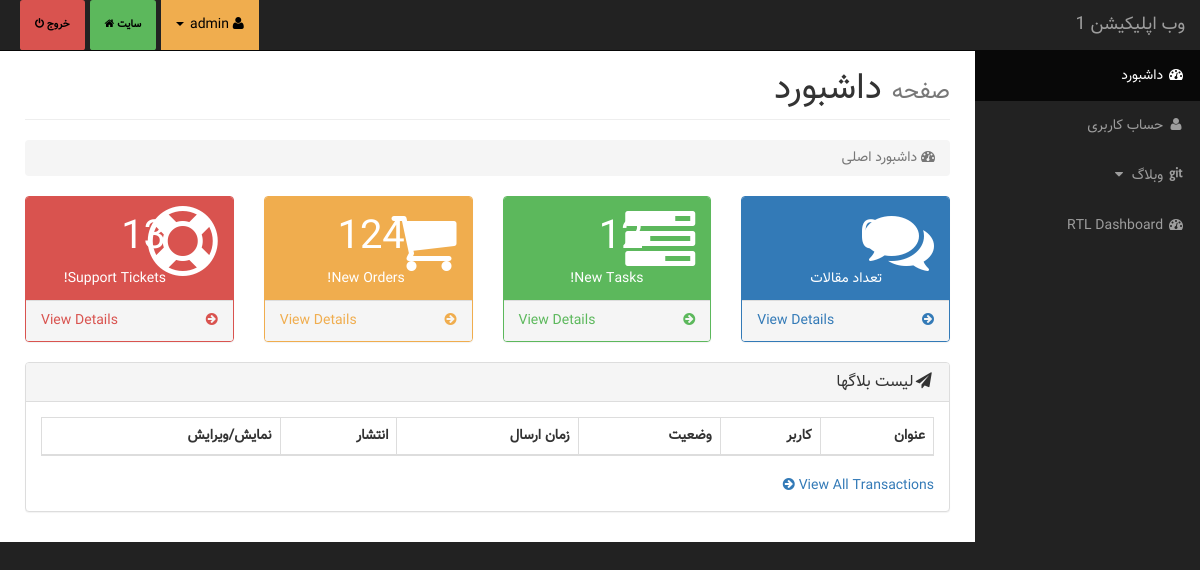
The page /accounts/ (signed in) on the database as committed earlier.
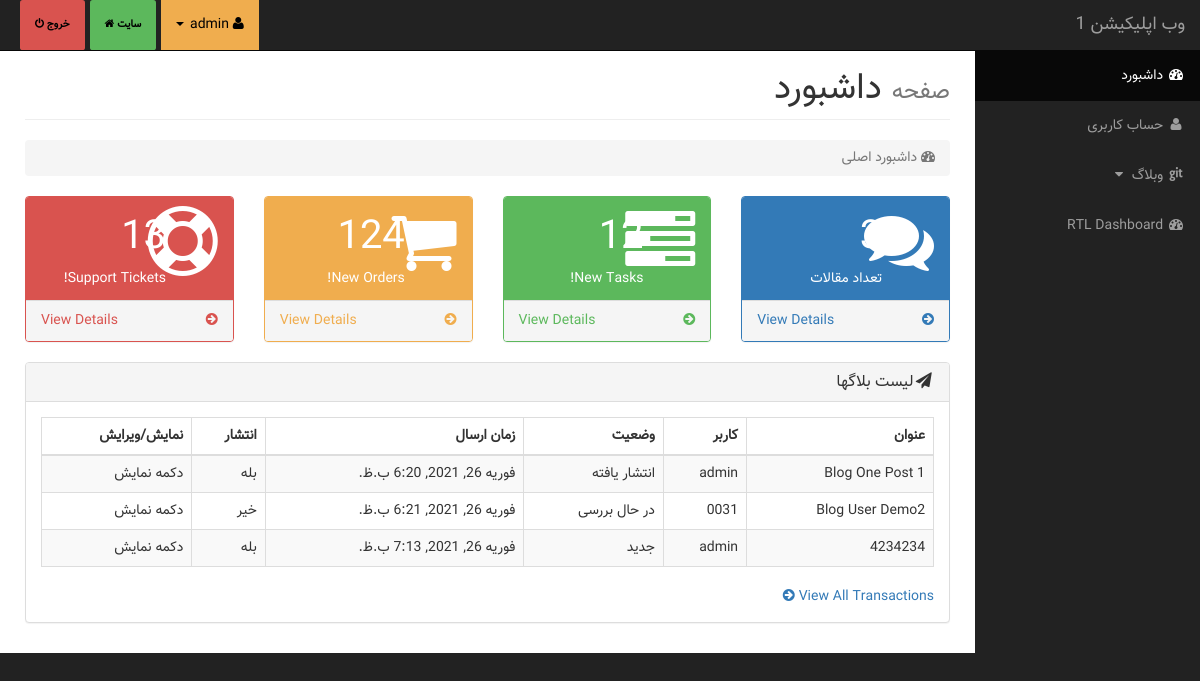
The same page on the database as committed later.
### blog/models.py (models this page shows, shortened)
class Blog(models.Model):
    STATUS_CHOICES = (
        ('n', 'جدید'),		     # new
        ('i', "در حال بررسی"),	 # investigation
        ('p', "انتشار یافته"),	 # publish
        ('b', "بایگانی"),        # Close
    )
    author = models.ForeignKey(User, on_delete=models.CASCADE)
    title = models.CharField(max_length = 150)
    slug = models.SlugField(max_length = 50)
    status = models.CharField(max_length=5, choices=STATUS_CHOICES)
    body = models.TextField()
    image = models.ImageField(upload_to='blog/%Y/%m/', blank=True)
    public = models.BooleanField(default=False)
    publish = models.DateTimeField(default=timezone.now)
    created = models.DateTimeField(auto_now_add=True)
    updated = models.DateTimeField(auto_now=True)
    class Meta:
        verbose_name = "وبلاگ"
        verbose_name_plural = "وبلاگ ها"

### accounts/models.py (models this page shows)
class User(AbstractUser):
    email = models.EmailField(unique=True, verbose_name='ایمیل')
    phone = models.CharField(max_length = 16, verbose_name='موبایل', blank=True)
    codeMelli = models.CharField(max_length = 10, unique=True, verbose_name='کد ملی', blank=True, null=True)
    reffrall = models.CharField(max_length = 10, unique=True, default=get_random_string(10).lower(), editable=False, verbose_name='کد بازاریابی')
    is_author = models.BooleanField(default=False, verbose_name="کاربر تایید شده")

### accounts/views.py (the view)
# urls.py: path('', index.as_view(), name="indexAcc"),
class index(LoginRequiredMixin, ListView):
    queryset = Blog.objects.all()
    template_name = "registration/index.html"

### templates/registration/index.html (shortened to what the changed rows need)
{% extends './base.html' %}
{% block content %}
        <div id="page-wrapper">
            <div class="container-fluid">
                <div class="row">
                    <div class="col-lg-12">
                        <h1 class="page-header">
                           <small>صفحه</small> داشبورد
                        </h1>
                    </div>
                </div>
                <div class="row">
                    <div class="col-lg-3 col-md-6">
                        <div class="panel panel-primary">
                            <div class="panel-heading">
                                <div class="row">
                                    <div class="col-xs-9 text-right">
                                        <div class="huge">{{ object_list.count }}</div>
                                        <div>تعداد مقالات</div>
                                    </div>
                                </div>
                            </div>
                        </div>
                    </div>
                </div>
                    <div class="col-12">
                        <div class="panel panel-default">
                            <div class="panel-body">
                                <div class="table-responsive">
                                    <table class="table table-bordered table-hover table-striped">
                                        <thead>
                                            <tr>
                                                <th>عنوان</th>
                            {% if user.is_superuser %}<th>کاربر</th>{% endif %}
                                                <th>وضعیت</th>
                                                <th>زمان ارسال</th>
                                                <th>انتشار</th>
                                                <th>نمایش/ویرایش</th>
                                            </tr>
                                        </thead>
                                        <tbody>
                                        {% for blog in object_list %}
                                            <tr>
                                                <td>{{ blog.title }}</td>
                            {% if user.is_superuser %}<td>{{ blog.author }}</td>{% endif %}
                                                <td>{% if blog.status == 'n' %}جدید
                                                    {% elif blog.status == 'i' %}در حال بررسی
                                                    {% elif blog.status == 'p' %}انتشار یافته
                                                    {% elif blog.status == 'b' %}بایگانی
                                                    {% endif %}
                                                </td>
                                                <td>{{ blog.publish }}</td>
                                                <td>{% if blog.public == 1 %}بله{% else %}خیر{% endif %}</td>
                                                <td>دکمه نمایش</td>
                                            </tr>
                                        {% endfor %}
                                        </tbody>
                                    </table>
                                </div>
                            </div>
                        </div>
                    </div>
                </div>
            </div>
        </div>
{% endblock %}

Rows that differ between the two databases and show on the page:
added Blog: title "Blog One Post 1", author "admin", status "انتشار یافته", publish "فوریه 26, 2021, 6:20 ب.ظ.", public "بله"
added Blog: title "Blog User Demo2", author "0031", status "در حال بررسی", publish "فوریه 26, 2021, 6:21 ب.ظ.", public "خیر"
added Blog: title "4234234", author "admin", status "جدید", publish "فوریه 26, 2021, 7:13 ب.ظ.", public "بله"
Other text that changed with them:
{{ object_list.count }}: "0" → "3"
